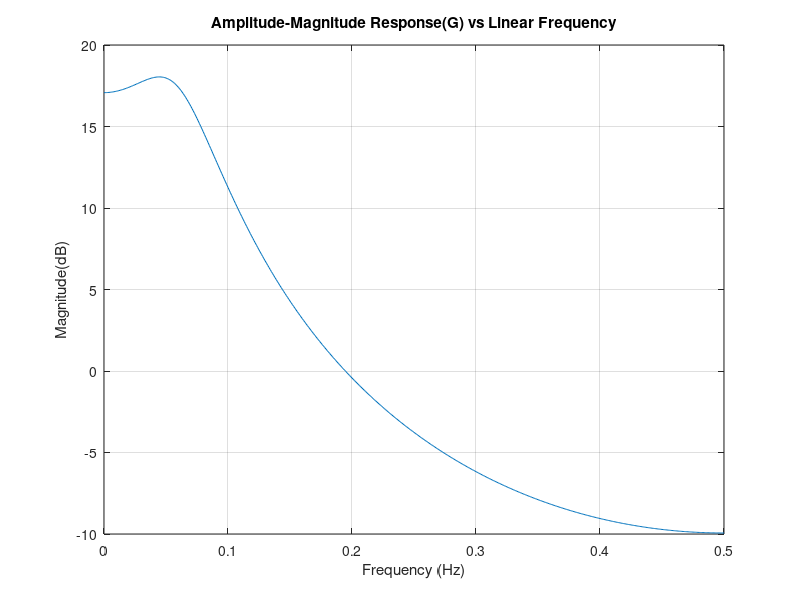
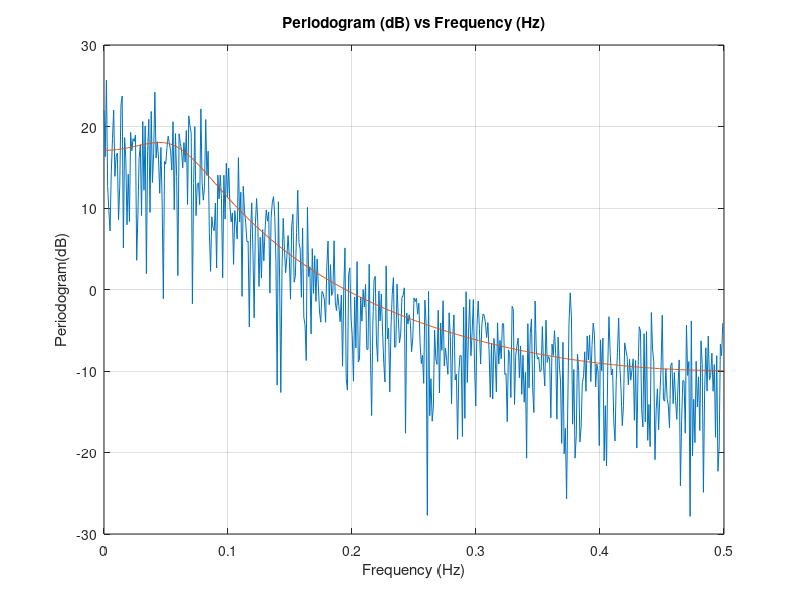
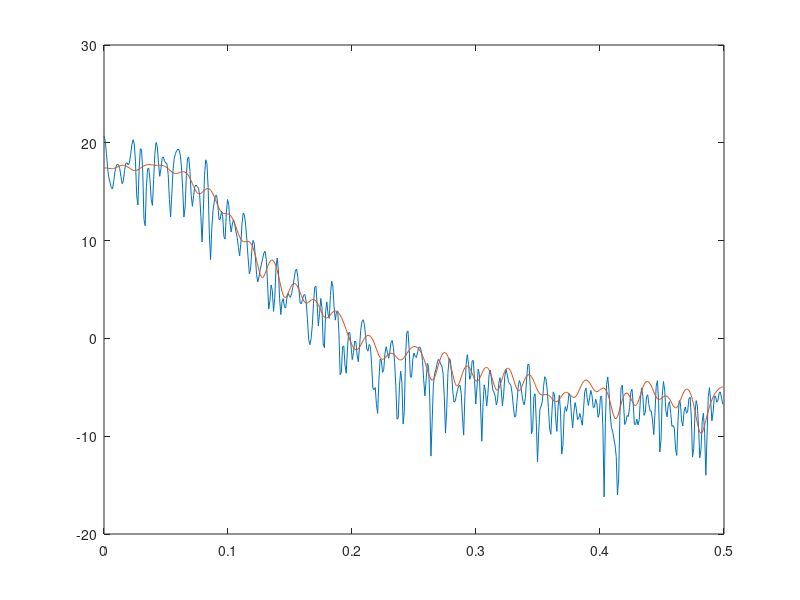

Source code (MATLAB) for these figures, in order: (Note: this script raises an error after producing the figures.)

%% Signal AN Lab 2

%% ##### Task 1 #####

% Task1.1

B=1; 
A=[1,-1.5,0.64]; %Filter cofficients, from the AR(2) model
f0 =[0:0.001:0.5] ;
G=freqz(B,A,2*pi*f0);
G_dB=20*log10(abs(G));
figure(1)
plot(f0,G_dB) % This is the plot of the true spectrum
title('Amplitude-Magnitude Response(G) vs Linear Frequency')
xlabel('Frequency (Hz)')
ylabel('Magnitude(dB)')
grid on


%% Task 1.2
% Generate a periodogram This is Gaussian noise , W.
B=1; 
A=[1,-1.5,0.64];

N=1024; 
L=50;
W=randn(1,N+L); 
x=filter(1,[1 -1.5 0.64],W);
x=x(L+1:end);
f0=0:0.001:0.5;

X=fft(x,N); 
P=X.*conj(X)/N;
P=P(1:N/2);
P_dB=10*log10(abs(P));
f=0:1/N:(N-1)/(2*N);
G=freqz(B,A,2*pi*f0);
G_dB=20*log10(abs(G));
figure(2)
plot(f,P_dB)
title('Periodogram (dB) vs Frequency (Hz)')
xlabel('Frequency (Hz)')
ylabel('Periodogram(dB)')
grid on

hold on
plot(f0,G_dB)
hold off

%% Task 1.3

B=1; 
A=[1,-1.5,0.64];
N=1024;
L=50;
f0=0:1/N:(N-1)/(2*N);
W=randn(1,N+L); 
x=filter(1,[1 -1.5 0.64],W);
x=x(L+1:end);
k1=4;
k2=16;
M1=N/k1;
M2=N/k2;

xx1=reshape(x,M1,k1);
XX1=fft(xx1,N);
PP1=XX1.*conj(XX1)/M1;
PB1=mean(PP1');
PB1=PB1(1:N/2)';
PB1_dB=10*log10(abs(PB1));

xx2=reshape(x,M2,k2);
XX2=fft(xx2,N);
PP=XX2.*conj(XX2)/M2;
PB=mean(PP');
PB=PB(1:N/2)';
PB_dB=10*log10(abs(PB));

figure(3)
% plot(XX1)
% hold on 
% plot(XX2)
% hold off
figure(3)
plot(f0,PB1_dB)
hold on 

plot(f0,PB_dB)
hold off

%% ##### Task 2 #####

%% Task2.1
wintool;

%% Task2.2


%% Task2.3

PW = pwelch(x,window,[],2*pi*f);





%% ##### Task 3 #####

% Task 3.1

%x=;
%M=;
%NFFT=;



[PBT,fgrid]= btmethod(x,M,NFFT);

%% Task 3.2
%x=;
M=24;
NFFT=1024;

[PBT,fgrid]= btmethod(x,M,NFFT);
plot(PBT)

%% ##### Task 4 #####

A = [1 -2.7607 3.8106 -2.6535 0.9238];
%f_ar=(NFFT/2)+1;
[H,f_ar] = freqz(1,A,[],1);
plot(f_ar,20*log10(abs(H)))
title('Amplitude-Magnitude Response(H) vs Linear Frequency')
xlabel('Frequency (Hz)')
ylabel('PSD (dB/Hz)')
rng default

x = randn(1000,1);
y = filter(1,A,x);
[PAR,f_ar] = pyulear(y,6,512,1); % Equal to true spectrum when order>5
hold on
plot(f_ar,10*log10(PAR))
legend('True Power Spectral Density','pyulear PSD Estimate')




%% ##### Task 5 #####

% Task 5.1
%x[n]-0.24*x[n-1] + 0.08*x[n-2] - 0.37*x[n-3] + 0.52*x[n-4] = e[n]+0.56*e[n-1]+0.81*e[n-2].

N=8192; 
L=1;
X=randn(N,L); % Gaussian random variables.
B=[1 0.56 0.81];  % Filter cofficeints (noise and o/p)
A=[1 -0.24 0.08 -0.37 0.52]; % Filter cofficeints (noise and o/p)
Y=filter(B,A,X); % create of ARMA model using filter command
% f1 = linspace(-pi,pi,N);
% plot(f1,X)
% hold on
% plot(f1,Y)
% legend('Input Data','Filtered Data')
% hold off
% f=0:0.001:0.5;
f = linspace(-pi,pi,512);
G=freqz(Y,2*pi*f);
G_dB=20*log10(abs(G));
figure(10)
plot(f,G_dB) % This is a true spectrum
title('Filter magnitude Response G vr frequency')
xlabel('Linear Frequency(Hz)')
ylabel('Magnitude Response(dB)')

%% Task 5.2

%% Task 5.3

N=8192; 
L=1;
X=randn(N,L); % Gaussian random variables.
B=[1]; A=[1 -0.24 0.08 -0.37 0.52]; % Filter cofficeints (noise and o/p)
Y=filter(B,A,X); % Geenration of AR model using filter command
% True spectrum
f=0:0.001:0.5;
G=freqz(Y,2*pi*f);
G_dB=20*log10(abs(G));
plot(G_dB)
hold on
[Pxx,F] = pyulear(Y,25,1024,1); 
plot(F,10*log10(Pxx))
legend('True Power Spectral Density','pyulear PSD Estimate')







%% ##### Task 6 #####

% x[n]=d[n]+w[n];
%   d[n]-0.13*d[n-1] + 0.9*d[n-2]= ed[n] (AR Process)
%   w[n]=ew[n]-0.8ew*d[n-1] + 0.2*ew[n-2] (MA Process)
% AR filter cofficeients
B_ar=[1]; 
A_ar=[1 -0.13 0.9]; 
B_ma=[1 -0.8 0.2]; 
A_ma=[1];

% Task 6.1
d=randn(1,1024); 
e=randn(1,1024);
Y_ar=filter(B_ar,A_ar,d); 
Y_ma=filter(B_ma,A_ma,e); 
f=0:0.001:0.5;
G=freqz(Y_ar,2*pi*f);
G_dB_AR=20*log10(abs(G));
plot(G_dB_AR)
hold on    
G=freqz(Y_ma,2*pi*f);
G_dB_MA=20*log10(abs(G));
plot(G_dB_MA)
title('Filter magnitude Response G vr frequency')
xlabel('Linear frequency')
ylabel('Magnitude response')
legend('Desired Signal response','Disturbance response')
% Comments: The graphs shows that the desired signal can select a range of
% frequencies which is a band pass characteristics whereas noise act as
% high pass filter because its response value started increasing with the
% increase in frequency which proves that it act is a high pass filter.
